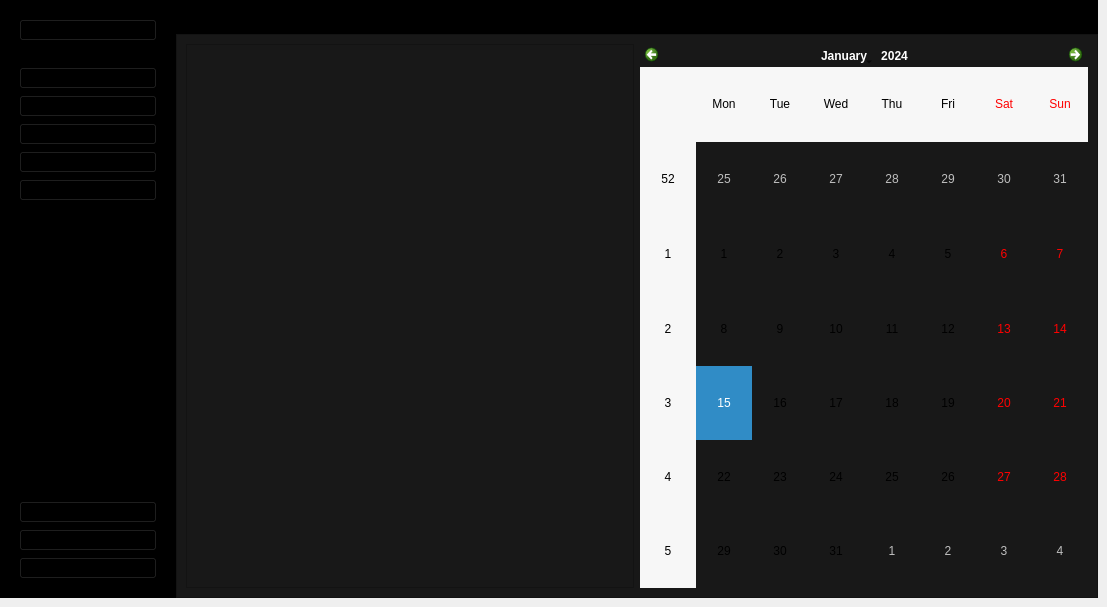
    <widget class="QWidget" name="MainPage">
     <widget class="QWidget" name="mainBodyContainer" native="true">
      <property name="geometry">
       <rect>
        <x>176</x>
        <y>0</y>
        <width>922</width>
        <height>598</height>
       </rect>
      </property>
      <property name="styleSheet">
       <string notr="true">background-color:#181818 ;</string>
      </property>
      <layout class="QFormLayout" name="formLayout_2">
       <property name="horizontalSpacing">
        <number>0</number>
       </property>
       <property name="verticalSpacing">
        <number>0</number>
       </property>
       <property name="leftMargin">
        <number>0</number>
       </property>
       <property name="topMargin">
        <number>0</number>
       </property>
       <property name="rightMargin">
        <number>0</number>
       </property>
       <property name="bottomMargin">
        <number>0</number>
       </property>
       <item row="0" column="0" colspan="2">
        <widget class="QFrame" name="TopBar">
         <property name="styleSheet">
          <string notr="true">background-color:rgb(0, 0, 0);</string>
         </property>
         <property name="frameShape">
          <enum>QFrame::StyledPanel</enum>
         </property>
         <property name="frameShadow">
          <enum>QFrame::Raised</enum>
         </property>
         <layout class="QVBoxLayout" name="verticalLayout_6">
          <item>
           <widget class="QLabel" name="Actor">
            <property name="styleSheet">
             <string notr="true">font: 75 16pt &quot;MS Shell Dlg 2&quot;;
</string>
            </property>
            <property name="text">
             <string>Provider Manager</string>
            </property>
           </widget>
          </item>
         </layout>
        </widget>
       </item>
       <item row="1" column="0" colspan="2">
        <widget class="QFrame" name="MainContent">
         <property name="styleSheet">
          <string notr="true">background-color:#181818 ;</string>
         </property>
         <property name="frameShape">
          <enum>QFrame::StyledPanel</enum>
         </property>
         <property name="frameShadow">
          <enum>QFrame::Raised</enum>
         </property>
         <layout class="QHBoxLayout" name="horizontalLayout">
          <item>
           <widget class="QGraphicsView" name="graphicsView"/>
          </item>
          <item>
           <widget class="QCalendarWidget" name="calendarWidget"/>
          </item>
         </layout>
        </widget>
       </item>
      </layout>
     </widget>
     <widget class="QWidget" name="leftMenuContainer" native="true">
      <property name="geometry">
       <rect>
        <x>0</x>
        <y>0</y>
        <width>176</width>
        <height>598</height>
       </rect>
      </property>
      <property name="styleSheet">
       <string notr="true">background-color:#FFF;
</string>
      </property>
      <layout class="QVBoxLayout" name="verticalLayout">
       <property name="leftMargin">
        <number>0</number>
       </property>
       <property name="topMargin">
        <number>0</number>
       </property>
       <property name="rightMargin">
        <number>0</number>
       </property>
       <item>
        <widget class="QWidget" name="leftMenuSubContainer" native="true">
         <property name="styleSheet">
          <string notr="true">background-color:rgb(0, 0, 0);</string>
         </property>
         <layout class="QVBoxLayout" name="verticalLayout_2">
          <item alignment="Qt::AlignTop">
           <widget class="QFrame" name="UserSideMenu">
            <property name="frameShape">
             <enum>QFrame::StyledPanel</enum>
            </property>
            <property name="frameShadow">
             <enum>QFrame::Raised</enum>
            </property>
            <layout class="QHBoxLayout" name="horizontalLayout_2">
             <item>
              <widget class="QPushButton" name="Account">
               <property name="toolTip">
                <string>User</string>
               </property>
               <property name="toolTipDuration">
                <number>16</number>
               </property>
               <property name="text">
                <string>My account</string>
               </property>
               <property name="icon">
                <iconset>
                 <normalon>icon/user.svg</normalon>
                </iconset>
               </property>
               <property name="iconSize">
                <size>
                 <width>20</width>
                 <height>20</height>
                </size>
               </property>
              </widget>
             </item>
            </layout>
           </widget>
          </item>
          <item alignment="Qt::AlignTop">
           <widget class="QFrame" name="MainFunctions">
            <property name="sizePolicy">
             <sizepolicy hsizetype="Preferred" vsizetype="Preferred">
              <horstretch>0</horstretch>
              <verstretch>0</verstretch>
             </sizepolicy>
            </property>
            <property name="frameShape">
             <enum>QFrame::StyledPanel</enum>
            </property>
            <property name="frameShadow">
             <enum>QFrame::Raised</enum>
            </property>
            <layout class="QVBoxLayout" name="verticalLayout_3">
             <item>
              <widget class="QPushButton" name="HomeBtn">
               <property name="toolTip">
                <string>Home</string>
               </property>
               <property name="styleSheet">
                <string notr="true"/>
               </property>
               <property name="text">
                <string>Home</string>
               </property>
               <property name="icon">
                <iconset>
                 <normaloff>icon/home.svg</normaloff>
                 <normalon>icon/home.svg</normalon>icon/home.svg</iconset>
               </property>
               <property name="iconSize">
                <size>
                 <width>20</width>
                 <height>20</height>
                </size>
               </property>
              </widget>
             </item>
             <item>
              <widget class="QPushButton" name="DataBtn">
               <property name="toolTip">
                <string>Data</string>
               </property>
               <property name="text">
                <string>Data</string>
               </property>
               <property name="icon">
                <iconset>
                 <normaloff>icon/database.svg</normaloff>
                 <normalon>icon/database.svg</normalon>icon/database.svg</iconset>
               </property>
               <property name="iconSize">
                <size>
                 <width>20</width>
                 <height>20</height>
                </size>
               </property>
              </widget>
             </item>
             <item>
              <widget class="QPushButton" name="addeq">
               <property name="styleSheet">
                <string notr="true">font: 75 9pt &quot;MS Shell Dlg 2&quot;;</string>
               </property>
               <property name="text">
                <string>Add Provider</string>
               </property>
               <property name="icon">
                <iconset>
                 <normaloff>icon/plus.svg</normaloff>icon/plus.svg</iconset>
               </property>
               <property name="iconSize">
                <size>
                 <width>20</width>
                 <height>20</height>
                </size>
               </property>
              </widget>
             </item>
             <item>
              <widget class="QPushButton" name="PdfBtn">
               <property name="toolTip">
                <string>Pdf</string>
               </property>
               <property name="text">
                <string>App History</string>
               </property>
               <property name="icon">
                <iconset>
                 <normaloff>icon/clock.svg</normaloff>icon/clock.svg</iconset>
               </property>
               <property name="iconSize">
                <size>
                 <width>20</width>
                 <height>20</height>
                </size>
               </property>
              </widget>
             </item>
             <item>
              <widget class="QPushButton" name="PdfBtn_6">
               <property name="toolTip">
                <string>Pdf</string>
               </property>
               <property name="text">
                <string>Export in TXT</string>
               </property>
               <property name="icon">
                <iconset>
                 <normaloff>icon/printer.svg</normaloff>icon/printer.svg</iconset>
               </property>
               <property name="iconSize">
                <size>
                 <width>20</width>
                 <height>20</height>
                </size>
               </property>
              </widget>
             </item>
             <item>
              <spacer name="verticalSpacer">
               <property name="orientation">
                <enum>Qt::Vertical</enum>
               </property>
               <property name="sizeHint" stdset="0">
                <size>
                 <width>20</width>
                 <height>40</height>
                </size>
               </property>
              </spacer>
             </item>
             <item>
              <spacer name="verticalSpacer_7">
               <property name="orientation">
                <enum>Qt::Vertical</enum>
               </property>
               <property name="sizeHint" stdset="0">
                <size>
                 <width>20</width>
                 <height>40</height>
                </size>
               </property>
              </spacer>
             </item>
             <item>
              <spacer name="verticalSpacer_2">
               <property name="orientation">
                <enum>Qt::Vertical</enum>
               </property>
               <property name="sizeHint" stdset="0">
                <size>
                 <width>20</width>
                 <height>40</height>
                </size>
               </property>
              </spacer>
             </item>
             <item>
              <spacer name="verticalSpacer_3">
               <property name="orientation">
                <enum>Qt::Vertical</enum>
               </property>
               <property name="sizeHint" stdset="0">
                <size>
                 <width>20</width>
                 <height>40</height>
                </size>
               </property>
              </spacer>
             </item>
             <item>
              <spacer name="verticalSpacer_4">
               <property name="orientation">
                <enum>Qt::Vertical</enum>
               </property>
               <property name="sizeHint" stdset="0">
                <size>
                 <width>20</width>
                 <height>40</height>
                </size>
               </property>
              </spacer>
             </item>
             <item>
              <spacer name="verticalSpacer_5">
               <property name="orientation">
                <enum>Qt::Vertical</enum>
               </property>
               <property name="sizeHint" stdset="0">
                <size>
                 <width>20</width>
                 <height>40</height>
                </size>
               </property>
              </spacer>
             </item>
             <item>
              <spacer name="verticalSpacer_6">
               <property name="orientation">
                <enum>Qt::Vertical</enum>
               </property>
               <property name="sizeHint" stdset="0">
                <size>
                 <width>20</width>
                 <height>40</height>
                </size>
               </property>
              </spacer>
             </item>
            </layout>
           </widget>
          </item>
          <item alignment="Qt::AlignBottom">
           <widget class="QFrame" name="AppFunction">
            <property name="frameShape">
             <enum>QFrame::StyledPanel</enum>
            </property>
            <property name="frameShadow">
             <enum>QFrame::Raised</enum>
            </property>
            <layout class="QVBoxLayout" name="verticalLayout_4">
             <item>
              <widget class="QPushButton" name="SettingsBtn">
               <property name="toolTip">
                <string>Settings</string>
               </property>
               <property name="text">
                <string>Settings</string>
               </property>
               <property name="icon">
                <iconset>
                 <normaloff>icon/settings.svg</normaloff>
                 <disabledoff>icon/settings.svg</disabledoff>icon/settings.svg</iconset>
               </property>
               <property name="iconSize">
                <size>
                 <width>20</width>
                 <height>20</height>
                </size>
               </property>
              </widget>
             </item>
             <item>
              <widget class="QPushButton" name="HelpBtn">
               <property name="toolTip">
                <string>Help</string>
               </property>
               <property name="text">
                <string>Help</string>
               </property>
               <property name="icon">
                <iconset>
                 <normaloff>icon/help-circle.svg</normaloff>
                 <normalon>icon/help-circle.svg</normalon>icon/help-circle.svg</iconset>
               </property>
               <property name="iconSize">
                <size>
                 <width>20</width>
                 <height>20</height>
                </size>
               </property>
              </widget>
             </item>
             <item>
              <widget class="QPushButton" name="LogoutBtn">
               <property name="toolTip">
                <string>Logout</string>
               </property>
               <property name="text">
                <string>Logout</string>
               </property>
               <property name="icon">
                <iconset>
                 <normaloff>icon/log-out.svg</normaloff>
                 <normalon>icon/log-out.svg</normalon>icon/log-out.svg</iconset>
               </property>
               <property name="iconSize">
                <size>
                 <width>20</width>
                 <height>20</height>
                </size>
               </property>
              </widget>
             </item>
            </layout>
           </widget>
          </item>
         </layout>
        </widget>
       </item>
      </layout>
     </widget>
    </widget>
